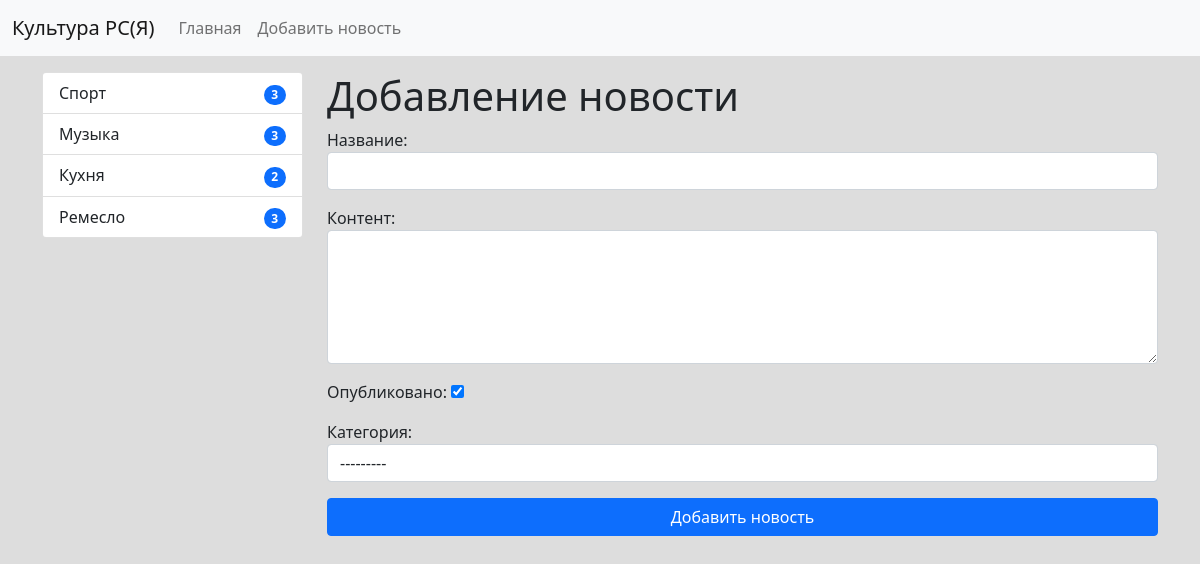
The app's page /news/add-news/ with its own data.
### news/models.py (models this page shows)
class Category(models.Model):
    title = models.CharField(max_length=150, db_index=True, verbose_name='Наименование категории')
    def __str__(self):
        return self.title
    def get_absolute_url(self):
        return reverse('category', kwargs={"category_id": self.pk})
    class Meta:
        verbose_name = 'Категория'
        verbose_name_plural = 'Категории'
        ordering = ['title']

### news/views.py (the view)
# urls.py: path('news/add-news/', CreateNews.as_view(), name='add_news'),
class CreateNews(CreateView):
    form_class = NewsForm
    template_name = 'news/add_news.html'

### news/forms.py (shortened to what this page needs)
class NewsForm(forms.ModelForm):
    class Meta:
        model = News
        fields = ['title', 'content', 'is_published', 'category']
        widgets = {
            'title': forms.TextInput(attrs={'class': 'form-control'}),
            'content': forms.Textarea(attrs={'class': 'form-control', 'rows': 5}),
            'category': forms.Select(attrs={'class': 'form-control'}),
        }

### news/templatetags/news_tags.py (called while the page is built)
@register.inclusion_tag('news/list_categories.html')
def show_categories(arg1='Hello', arg2='world!'):
    categories = Category.objects.annotate(cnt=Count('news')).filter(cnt__gt=0)
    return {"categories": categories, "arg1": arg1, "arg2": arg2}

### news/templates/news/add_news.html (shortened to what this page needs)
{% extends 'base.html' %}
{% block sidebar %}
{% include 'inc/_sidebar.html' %}
{% endblock %}
{% block content %}
<h1>Добавление новости</h1>
<form action="{% url 'add_news' %}" method="post">
    {{ form.as_p }}
    <div class="d-grid gap-2">
        <button type="submit" class="btn btn-primary">Добавить новость</button>
    </div>
</form>
{% endblock %}

### news/templates/news/list_categories.html
  <div class="list-group">
    {% for item in categories %}
    <a href="{{ item.get_absolute_url }}" class="list-group-item list-group-item-action">
        {{ item.title }}
        <div class="float-end">
            <span class="badge bg-primary rounded-pill">
                {{ item.cnt }}
            </span>
        </div>
    </a>
    {% endfor %}
  </div>

### mysite/static/css/style.css (style rules this page uses)
body { background-color: #ddd; }

### records on screen
Category: title "Спорт", cnt "3"
Category: title "Музыка", cnt "3"
Category: title "Кухня", cnt "2"
Category: title "Ремесло", cnt "3"
